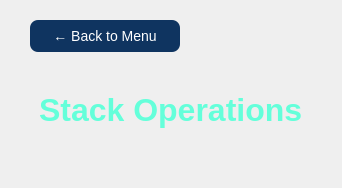
     <widget class="QWidget" name="stackPage">
      <property name="styleSheet">
       <string notr="true">QWidget#stackPage {
    background-color: #1a1a2e;
    }</string>
      </property>
      <layout class="QVBoxLayout" name="stackPageLayout">
       <property name="spacing">
        <number>20</number>
       </property>
       <property name="leftMargin">
        <number>30</number>
       </property>
       <property name="topMargin">
        <number>20</number>
       </property>
       <property name="rightMargin">
        <number>30</number>
       </property>
       <property name="bottomMargin">
        <number>20</number>
       </property>
       <item>
        <widget class="QPushButton" name="backButtonStack">
         <property name="text">
          <string>← Back to Menu</string>
         </property>
         <property name="maximumSize">
          <size>
           <width>150</width>
           <height>40</height>
          </size>
         </property>
         <property name="styleSheet">
          <string notr="true">QPushButton {
    background-color: #0f3460;
    color: white;
    border: none;
    border-radius: 8px;
    font-size: 14px;
    padding: 8px 15px;
}

QPushButton:hover {
    background-color: #1a5fb4;
}</string>
         </property>
        </widget>
       </item>
       <item>
        <widget class="QLabel" name="stackPageTitle">
         <property name="text">
          <string>Stack Operations</string>
         </property>
         <property name="styleSheet">
          <string notr="true">color: #64ffda;
font-size: 32px;
font-weight: bold;
padding: 20px 0;</string>
         </property>
        </widget>
       </item>
       <item>
        <widget class="QWidget" name="stackContentContainer" native="true">
         <property name="styleSheet">
          <string notr="true">QWidget#stackContentContainer {
    background-color: transparent;
}</string>
         </property>
         <layout class="QVBoxLayout" name="stackContentLayout">
          <property name="spacing">
           <number>0</number>
          </property>
          <property name="leftMargin">
           <number>0</number>
          </property>
          <property name="topMargin">
           <number>0</number>
          </property>
          <property name="rightMargin">
           <number>0</number>
          </property>
          <property name="bottomMargin">
           <number>0</number>
          </property>
         </layout>
        </widget>
       </item>
      </layout>
     </widget>
